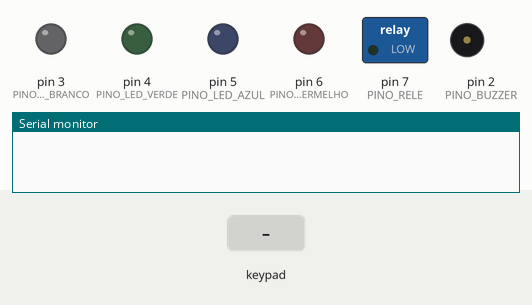
Simulated run of this sketch. Board: Arduino Uno, built with avr-gcc and run on an emulated ATmega328P. On the bench: switched loads named in the sketch (green lamp = pin HIGH), output pins drawn as LEDs (lit = HIGH), buzzer (waves = sounding), the last lines printed to the serial monitor. Dashed ring = blinking. The inputs (shaded band) are chosen by the test bench.

Above: at 1.2 s.
1.3 s: key '1' pressed
At 1.9 s:
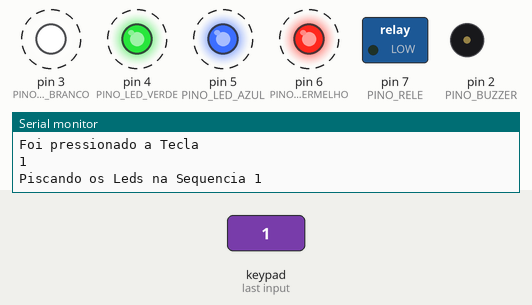
4.3 s: key '6' pressed
At 7.1 s:
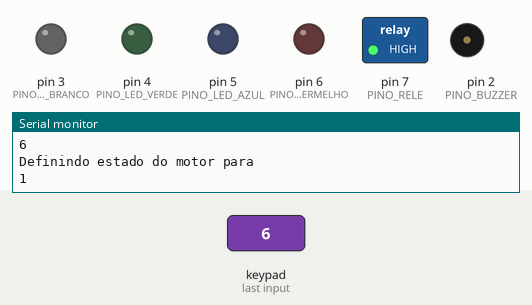
7.3 s: keypad keys 1 0 9 8 pressed 0.4 s apart
At 14.5 s:
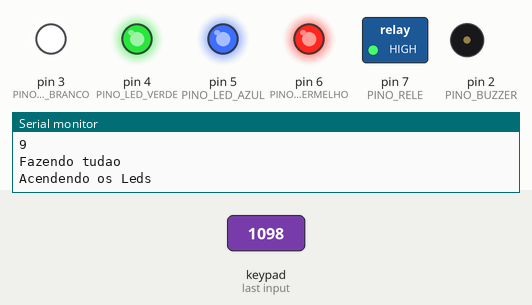
Timing chart, 0 to 16.0 s (numbered marks = the images above; inputs shaded):
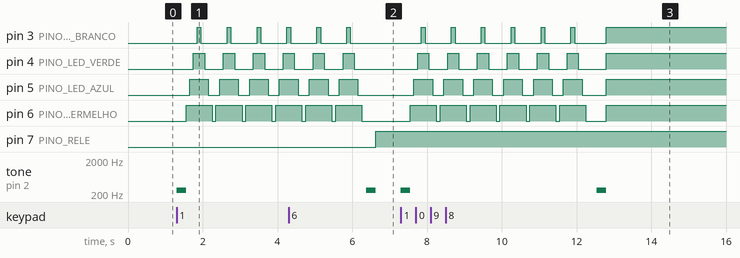

Measured:
- after the input at 1.3 s, pin 3 (PINO_LED_BRANCO): alternates HIGH for 0.10 s and LOW for 0.70 s, starting after 0.55 s; pin 4 (PINO_LED_VERDE): alternates HIGH for 0.30 s and LOW for 0.50 s, starting after 0.45 s
- after the input at 4.3 s, pin 7 (PINO_RELE): LOW → HIGH after 2.3 s; tone on pin 2 (PINO_BUZZER): silent → 261 Hz after 2.1 s, → silent 0.25 s later
- after the input at 7.3 s, pin 3 (PINO_LED_BRANCO): alternates HIGH for 0.10 s and LOW for 0.70 s, 13 changes in all, then stays HIGH, starting after 0.55 s; pin 4 (PINO_LED_VERDE): goes 5 × (HIGH 0.30 s, LOW 0.50 s), HIGH 0.30 s, LOW 0.74 s, then HIGH, starting after 0.45 s

The sketch:

helicoptero-legacy.ino
```cpp
#include <Keypad.h>

const int PINO_RELE          = 7;
const int PINO_LED_VERMELHO  = 6;
const int PINO_LED_AZUL      = 5;
const int PINO_LED_VERDE     = 4;
const int PINO_LED_BRANCO    = 3;
const int PINO_BUZZER        = 2;

const byte ROWS              = 4;
const byte COLS              = 4;

const int QTD_PISCADAS_LED  = 5;
const int QTD_TOQUE_POLICIA = 3;

int estadoMotor = LOW;

char hexaKeys[ROWS][COLS] = {
                              {'1','2','3'},
                              {'4','5','6'},
                              {'7','8','9'},
                              {'*','0','#'}
                            };

byte rowPins[ROWS] = {13, 12, 11};
byte colPins[COLS] = {10, 9, 8};

Keypad customKeypad = Keypad( makeKeymap(hexaKeys), rowPins, colPins, ROWS, COLS);

void setup()
{
  Serial.begin(9600);

  pinMode(PINO_RELE        , OUTPUT);
  pinMode(PINO_LED_VERMELHO, OUTPUT);
  pinMode(PINO_LED_AZUL    , OUTPUT);
  pinMode(PINO_LED_VERDE   , OUTPUT);
  pinMode(PINO_LED_BRANCO  , OUTPUT);
  pinMode(PINO_BUZZER      , OUTPUT);

}

void piscarLeds1()
{

  Serial.println("Piscando os Leds na Sequencia 1");

  for (int i=0; i<=QTD_PISCADAS_LED; i++)
  {
    digitalWrite(PINO_LED_VERMELHO, HIGH);
    delay(100);
    digitalWrite(PINO_LED_AZUL    , HIGH);
    delay(100);
    digitalWrite(PINO_LED_VERDE   , HIGH);
    delay(100);
    digitalWrite(PINO_LED_BRANCO  , HIGH);
    delay(100);
    digitalWrite(PINO_LED_BRANCO  , LOW);
    delay(100);
    digitalWrite(PINO_LED_VERDE   , LOW);
    delay(100);
    digitalWrite(PINO_LED_AZUL    , LOW);
    delay(100);
    digitalWrite(PINO_LED_VERMELHO, LOW);
    delay(100);
  }
}

void piscarLeds2()
{
  Serial.println("Piscando os Leds na Sequencia 2");

  for (int i=0; i<=QTD_PISCADAS_LED; i++)
  {
    digitalWrite(PINO_LED_BRANCO  , HIGH);
    delay(100);
    digitalWrite(PINO_LED_VERDE   , HIGH);
    delay(100);
    digitalWrite(PINO_LED_AZUL    , HIGH);
    delay(100);
    digitalWrite(PINO_LED_VERMELHO, HIGH);
    delay(100);

    digitalWrite(PINO_LED_BRANCO  , LOW);
    delay(100);
    digitalWrite(PINO_LED_VERDE   , LOW);
    delay(100);
    digitalWrite(PINO_LED_AZUL    , LOW);
    delay(100);
    digitalWrite(PINO_LED_VERMELHO, LOW);
    delay(100);
  }
}

void piscarLeds3()
{
  Serial.println("Piscando os Leds na Sequencia 3");

  for (int i=0; i<=QTD_PISCADAS_LED; i++)
  {
    digitalWrite(PINO_LED_BRANCO  , HIGH);
    delay(100);
    digitalWrite(PINO_LED_AZUL    , HIGH);
    delay(100);
    digitalWrite(PINO_LED_VERDE   , HIGH);
    delay(100);
    digitalWrite(PINO_LED_VERMELHO, HIGH);
    delay(100);

    digitalWrite(PINO_LED_VERMELHO, LOW);
    delay(100);
    digitalWrite(PINO_LED_VERDE   , LOW);
    delay(100);
    digitalWrite(PINO_LED_AZUL    , LOW);
    delay(100);
    digitalWrite(PINO_LED_BRANCO  , LOW);
    delay(100);
  }
}

void acenderLeds()
{
  Serial.println("Acendendo os Leds");

  digitalWrite(PINO_LED_VERMELHO, HIGH);
  digitalWrite(PINO_LED_VERDE   , HIGH);
  digitalWrite(PINO_LED_AZUL    , HIGH);
  digitalWrite(PINO_LED_BRANCO  , HIGH);
}

void apagarLeds()
{
  Serial.println("Apagando os Leds");
  digitalWrite(PINO_LED_VERMELHO, LOW);
  digitalWrite(PINO_LED_VERDE   , LOW);
  digitalWrite(PINO_LED_AZUL    , LOW);
  digitalWrite(PINO_LED_BRANCO  , LOW);
}

void tocarTecla()
{
  tone(PINO_BUZZER, 261, 250);
  delay(250);
  noTone(PINO_BUZZER);
}


void tocarDoReMiFa()
{
    tone(PINO_BUZZER,262,200); //DO
    delay(200);
    tone(PINO_BUZZER,294,300); //RE
    delay(200);
    tone(PINO_BUZZER,330,300); //MI
    delay(200);
    tone(PINO_BUZZER,349,300); //FA
    delay(300);
    tone(PINO_BUZZER,349,300); //FA
    delay(300);
    tone(PINO_BUZZER,349,300); //FA
    delay(300);
    tone(PINO_BUZZER,262,100); //DO
    delay(200);
    tone(PINO_BUZZER,294,300); //RE
    delay(200);
    tone(PINO_BUZZER,262,100); //DO
    delay(200);
    tone(PINO_BUZZER,294,300); //RE
    delay(300);
    tone(PINO_BUZZER,294,300); //RE
    delay(300);
    tone(PINO_BUZZER,294,300); //RE
    delay(300);
    tone(PINO_BUZZER,262,200); //DO
    delay(200);
    tone(PINO_BUZZER,392,200); //SOL
    delay(200);
    tone(PINO_BUZZER,349,200); //FA
    delay(200);
    tone(PINO_BUZZER,330,300); //MI
    delay(300);
    tone(PINO_BUZZER,330,300); //MI
    delay(300);
    tone(PINO_BUZZER,330,300); //MI
    delay(300);
    tone(PINO_BUZZER,262,200); //DO
    delay(200);
    tone(PINO_BUZZER,294,300); //RE
    delay(200);
    tone(PINO_BUZZER,330,300); //MI
    delay(200);
    tone(PINO_BUZZER,349,300); //FA
    delay(300);
    tone(PINO_BUZZER,349,300); //FA
    delay(300);
    tone(PINO_BUZZER,349,300); //FA
    delay(300);
}

void tocarPolicia()
{
  int tempo = 10;
  int frequencia = 0;

  for (frequencia = 150; frequencia < 1800; frequencia += 1)
  {
    tone(PINO_BUZZER, frequencia, tempo);
    delay(1);
  }
  for (frequencia = 1800; frequencia > 150; frequencia -= 1)
  {
    tone(PINO_BUZZER, frequencia, tempo);
    delay(1);
  }
}

void loop()
{
  char customKey = customKeypad.getKey();

  if (customKey)
  {
    Serial.println("Foi pressionado a Tecla");
    Serial.println(customKey);

    if(customKey == '1')
    {
      tocarTecla();
      piscarLeds1();
    }
    else if(customKey == '2')
    {
      tocarTecla();
      piscarLeds2();
    }
    else if(customKey == '3')
    {
      tocarTecla();
      piscarLeds3();
    }
    else if(customKey == '4')
    {
      tocarTecla();
      acenderLeds();
    }
    else if(customKey == '5')
    {
      tocarTecla();
      apagarLeds();
    }
    else if(customKey == '6')
    {
      if ( estadoMotor == HIGH)
      {
        Serial.println("Definindo estado do motor para");
        Serial.println(LOW);
        estadoMotor = LOW;
      }else{
        Serial.println("Definindo estado do motor para");
        Serial.println(HIGH);
        estadoMotor = HIGH;
      }
      tocarTecla();
      digitalWrite(PINO_RELE, estadoMotor);
    }
    else if(customKey == '7')
    {
      Serial.println("Tocando a policia");
      tocarPolicia();

    }
    else if(customKey == '8')
    {
      Serial.println("Tocando do-re-mi-fa");
      tocarTecla();
      acenderLeds();
      delay(250);
      tocarDoReMiFa();
      delay(250);
      apagarLeds();

    }
    else if(customKey == '9')
    {
      Serial.println("Fazendo tudao");
      tocarTecla();
      digitalWrite(PINO_RELE, HIGH);
      acenderLeds();
      delay(250);

      for (int i=0; i<QTD_TOQUE_POLICIA; i++)
      {
        tocarPolicia();
      }

      delay(250);
      apagarLeds();
      digitalWrite(PINO_RELE, LOW);
    }

  }
}
```
